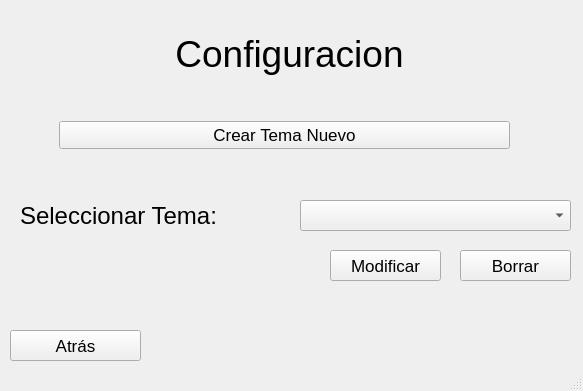
<?xml version="1.0" encoding="UTF-8"?>
<ui version="4.0">
 <class>MainWindow</class>
 <widget class="QMainWindow" name="MainWindow">
  <property name="geometry">
   <rect>
    <x>0</x>
    <y>0</y>
    <width>583</width>
    <height>391</height>
   </rect>
  </property>
  <property name="windowTitle">
   <string>MainWindow</string>
  </property>
  <widget class="QWidget" name="centralwidget">
   <widget class="QPushButton" name="pushButton_2">
    <property name="geometry">
     <rect>
      <x>10</x>
      <y>330</y>
      <width>131</width>
      <height>31</height>
     </rect>
    </property>
    <property name="font">
     <font>
      <pointsize>13</pointsize>
     </font>
    </property>
    <property name="text">
     <string>Atrás</string>
    </property>
   </widget>
   <widget class="QWidget" name="verticalLayoutWidget_3">
    <property name="geometry">
     <rect>
      <x>9</x>
      <y>9</y>
      <width>561</width>
      <height>91</height>
     </rect>
    </property>
    <layout class="QVBoxLayout" name="verticalLayout_3">
     <item>
      <widget class="QLabel" name="label">
       <property name="font">
        <font>
         <pointsize>9</pointsize>
        </font>
       </property>
       <property name="text">
        <string>&lt;html&gt;&lt;head/&gt;&lt;body&gt;&lt;p align=&quot;center&quot;&gt;&lt;span style=&quot; font-size:28pt;&quot;&gt;Configuracion&lt;/span&gt;&lt;/p&gt;&lt;/body&gt;&lt;/html&gt;</string>
       </property>
      </widget>
     </item>
    </layout>
   </widget>
   <widget class="QComboBox" name="comboBox">
    <property name="geometry">
     <rect>
      <x>300</x>
      <y>200</y>
      <width>271</width>
      <height>31</height>
     </rect>
    </property>
    <item>
     <property name="text">
      <string/>
     </property>
    </item>
    <item>
     <property name="text">
      <string>Historia</string>
     </property>
    </item>
    <item>
     <property name="text">
      <string>Ciencia</string>
     </property>
    </item>
    <item>
     <property name="text">
      <string>Tecnología</string>
     </property>
    </item>
    <item>
     <property name="text">
      <string>Literatura</string>
     </property>
    </item>
    <item>
     <property name="text">
      <string>Deportes</string>
     </property>
    </item>
    <item>
     <property name="text">
      <string>Matemática</string>
     </property>
    </item>
    <item>
     <property name="text">
      <string>Cultura General</string>
     </property>
    </item>
    <item>
     <property name="text">
      <string>Física</string>
     </property>
    </item>
    <item>
     <property name="text">
      <string>Biología</string>
     </property>
    </item>
    <item>
     <property name="text">
      <string>Política</string>
     </property>
    </item>
    <item>
     <property name="text">
      <string>Mitología</string>
     </property>
    </item>
    <item>
     <property name="text">
      <string>Arte</string>
     </property>
    </item>
   </widget>
   <widget class="QLabel" name="label_2">
    <property name="geometry">
     <rect>
      <x>20</x>
      <y>200</y>
      <width>271</width>
      <height>31</height>
     </rect>
    </property>
    <property name="font">
     <font>
      <pointsize>18</pointsize>
     </font>
    </property>
    <property name="text">
     <string>Seleccionar Tema:</string>
    </property>
   </widget>
   <widget class="QPushButton" name="pushButton_3">
    <property name="geometry">
     <rect>
      <x>330</x>
      <y>250</y>
      <width>111</width>
      <height>31</height>
     </rect>
    </property>
    <property name="font">
     <font>
      <pointsize>13</pointsize>
     </font>
    </property>
    <property name="text">
     <string>Modificar</string>
    </property>
   </widget>
   <widget class="QPushButton" name="pushButton_4">
    <property name="geometry">
     <rect>
      <x>460</x>
      <y>250</y>
      <width>111</width>
      <height>31</height>
     </rect>
    </property>
    <property name="font">
     <font>
      <pointsize>13</pointsize>
     </font>
    </property>
    <property name="text">
     <string>Borrar</string>
    </property>
   </widget>
   <widget class="QWidget" name="verticalLayoutWidget">
    <property name="geometry">
     <rect>
      <x>59</x>
      <y>110</y>
      <width>451</width>
      <height>51</height>
     </rect>
    </property>
    <layout class="QVBoxLayout" name="verticalLayout">
     <item>
      <widget class="QPushButton" name="pushButton_5">
       <property name="font">
        <font>
         <pointsize>13</pointsize>
        </font>
       </property>
       <property name="text">
        <string>Crear Tema Nuevo</string>
       </property>
      </widget>
     </item>
    </layout>
   </widget>
  </widget>
  <widget class="QStatusBar" name="statusbar"/>
 </widget>
 <resources/>
 <connections/>
</ui>
